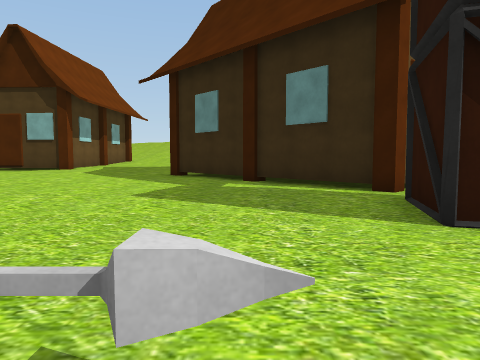
View 1 (above)

24 first-person views from a walk through a scene from a Unity 3-D project. The camera is 1.3 m above the floor, tilts 4° down and sees 70° across. The floor is counted in squares, 2 m on a side. Each view is taken from the middle of a square. On the plan, view 1 faces up. The plan holds only what a view shows up to about 10 squares ahead; the rest is blank. The place goes on beyond the plan. Some trees and plants on the terrain are drawn as simple stand-ins. The player character is not drawn. Some surface patterns are stand-ins.

View 2
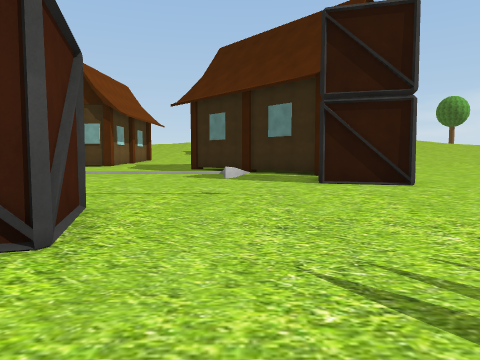

View 3
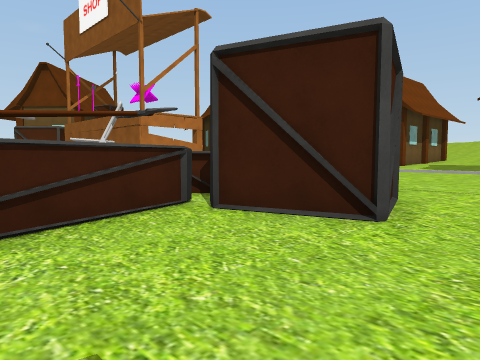

View 4
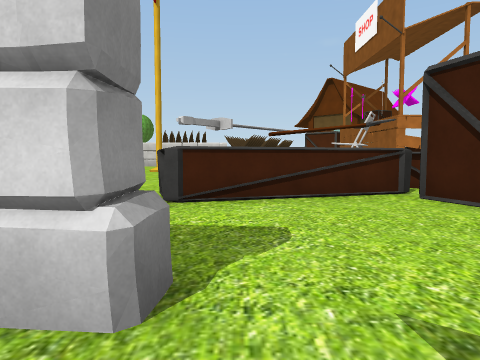

View 5
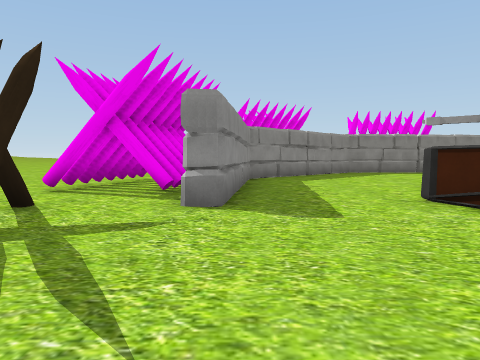

View 6
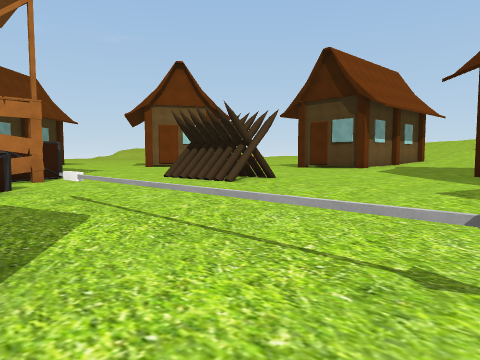

View 7
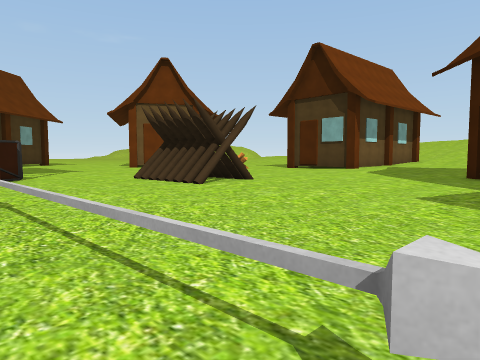

View 8
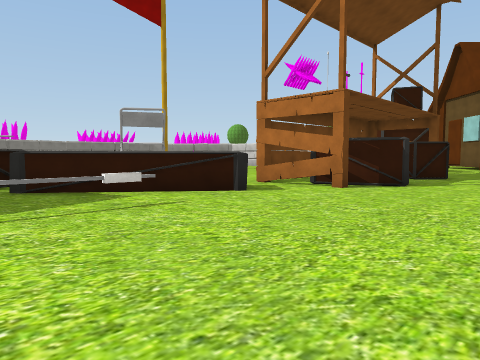

View 9
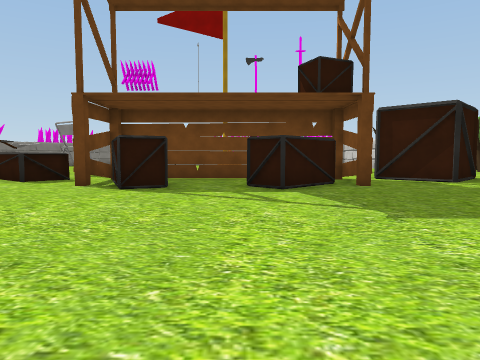

View 10
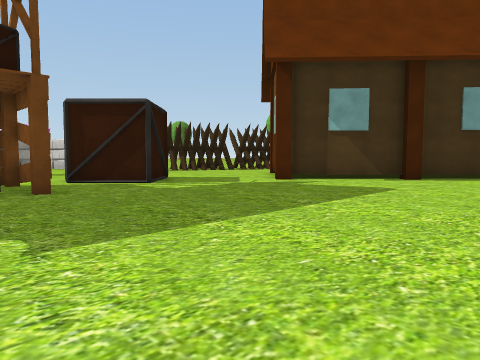

View 11
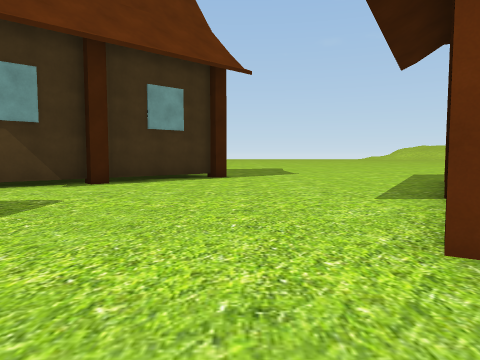

View 12
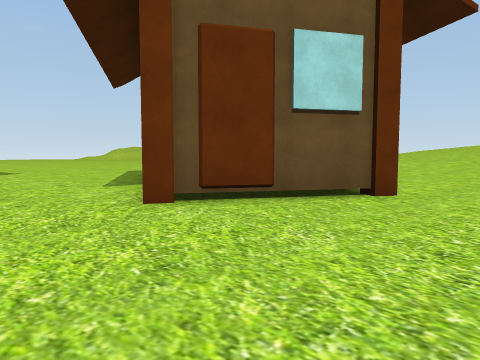

View 13
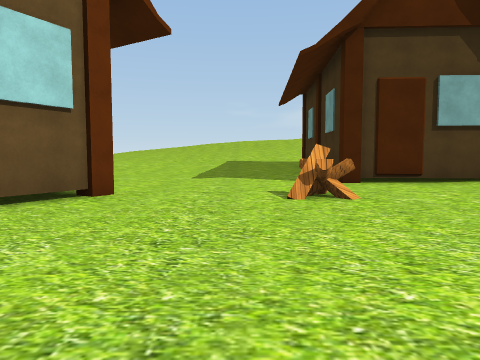

View 14
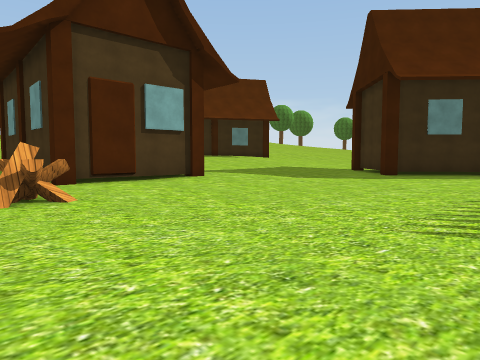

View 15
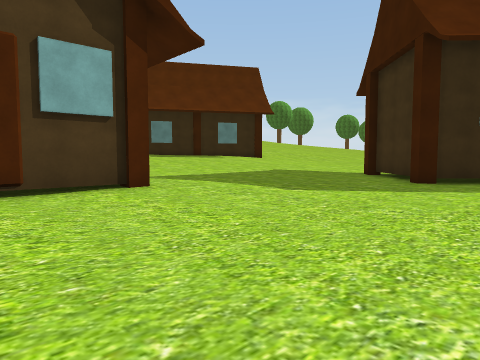

View 16
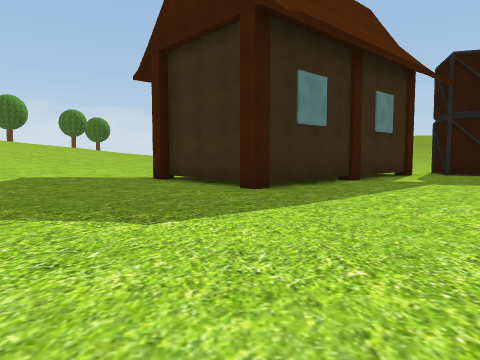

View 17
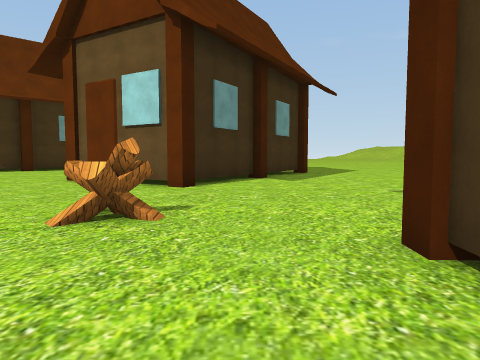

View 18
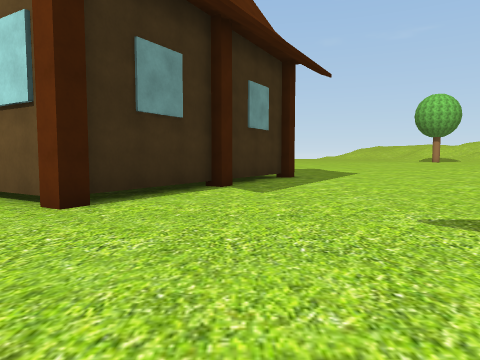

View 19
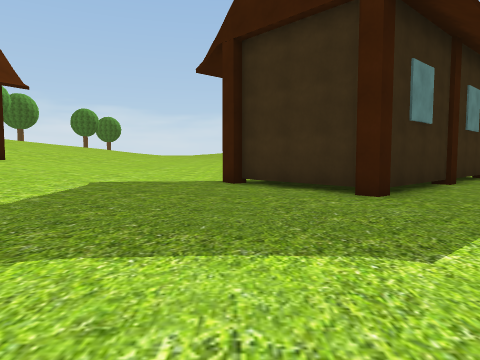

View 20
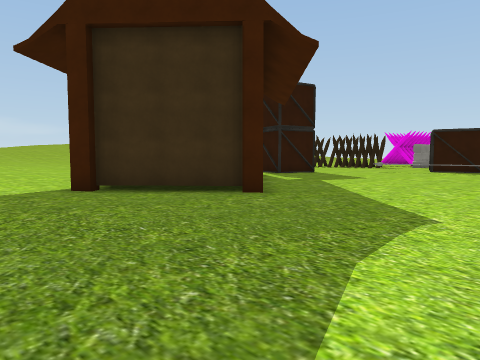

View 21
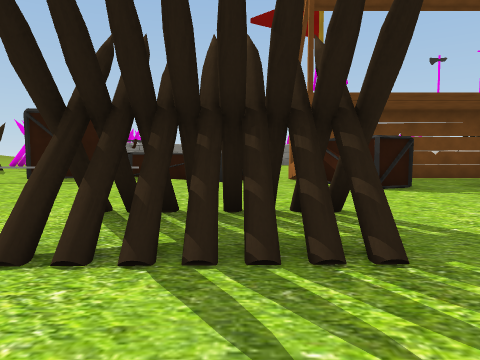

View 22
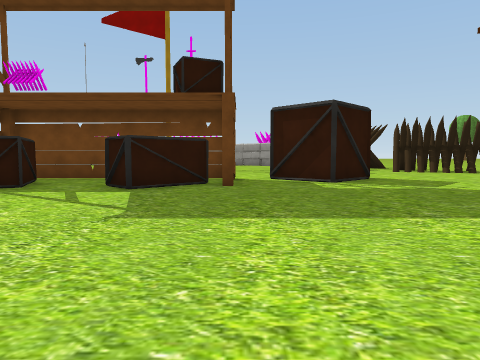

View 23
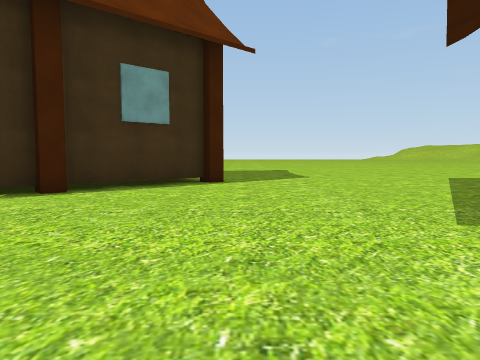

View 24
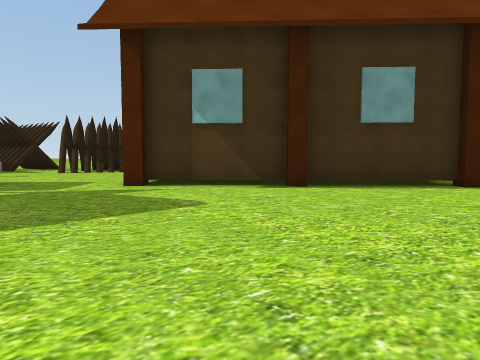

### Floor plan
Key: @ floor where view 1 was taken; # wall or solid block; x gap in a wall; . main floor; : floor 0.25 m higher than the main floor; = window, fence, low wall or low ledge; ^ raised ledge; H house; C chair; A axe; B box; L log; O other object.
Columns run from 26 left of view 1 to 2 right of it. Each row starts with its distance up from view 1.
 17     .......... H   ::::::::::
 16     H..........H  H::::::::::
 15     HHH........HHHH::::::....
 14        H............::.....H.
 13 .HHH   HHHH..LL...........H
 12 ....H    H...L..........HH
 11 .....HH H................H
 10 .......HH................HHH
  9 ..........................HH
  8 ...........................HH
  7 .................###........H
  6 H................###.........
  5 HHH..............###.........
  4  HH.........................O
  3   HH........................#
  2    HH.......BB.O.............
  1     ......=BB..OO=...======..
  0     ...##.=....OO#^^......@..
 -1     ...# Ox#######^^^.. #....
 -2      ..           C  ^x #....
 -3                   CC ^^O#....
 -4                      ^^......
 -5                       A^....O
 -6                        ^.....
 -7                       ^^..##.
 -8                       ....###
 -9                       ....##
-10                       ....##
-11                      .....#
-12                      ....##

Positions as (right, up) in squares from view 1, and headings:
1: (0, 0), facing up
2: (0, -5), facing up
3: (0, -6), facing up-left
4: (2, -6), facing left
5: (0, -2), facing down
6: (0, -1), facing up-left
7: (0, 0), facing up-left
8: (-3, 5), facing down-left
9: (-13, 9), facing down
10: (-14, 8), facing down-left
11: (-16, 8), facing left
12: (-14, 7), facing up-left
13: (-14, 7), facing up
14: (-14, 7), facing up-right
15: (-11, 9), facing up-right
16: (-9, 12), facing right
17: (-9, 14), facing left
18: (-12, 15), facing left
19: (-8, 14), facing right
20: (-7, 17), facing down-right
21: (-8, 9), facing down
22: (-16, 9), facing down
23: (-18, 8), facing left
24: (-18, 9), facing down-left
